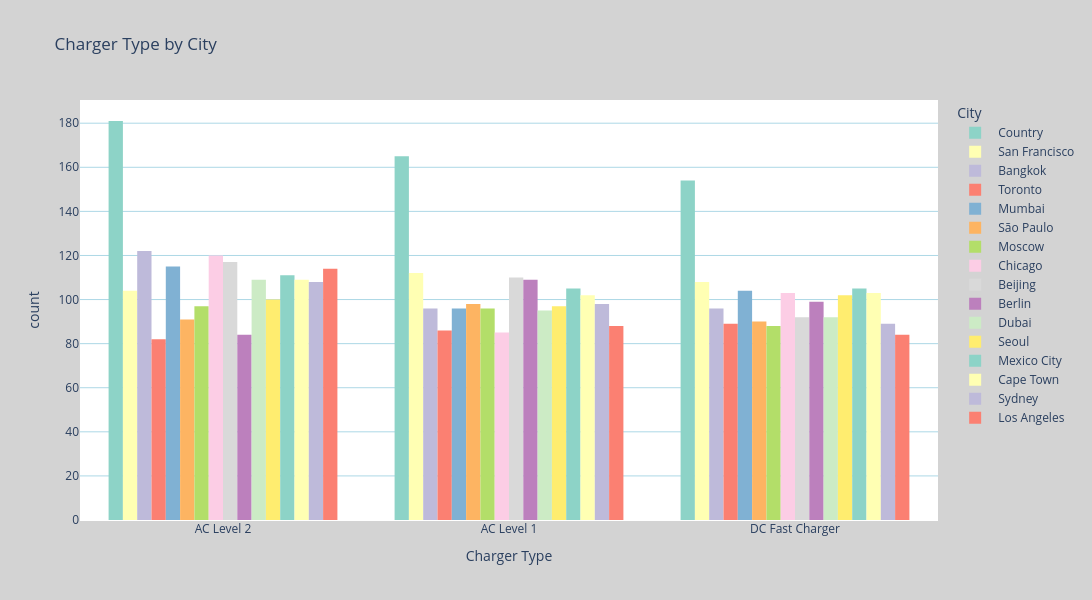

Notebook source saved alongside this figure:
### Code cell
fig = px.histogram(
    df,
    x="Charger Type",
    color="City",
    barmode="group",
    title="Charger Type by City",
    color_discrete_sequence=px.colors.qualitative.Set3
)

# Customize layout + increase graph size
fig.update_layout(
    width=1100,          # width of the graph
    height=600,         # height of the graph (increase here)
    plot_bgcolor="white",
    paper_bgcolor="lightgray",
    xaxis=dict(showgrid=False),
    yaxis=dict(gridcolor="lightblue"),
    bargap=0.2
)

fig.show()

### Figure 1 — Plotly figure (JSON) as saved in the notebook; plotly's stock layout.template omitted (floating-point values rounded to 4 significant figures; data arrays with more than 128 entries replaced by an {"elided": "..."} marker saying what was removed)
{"data": [{"alignmentgroup": "True", "bingroup": "x", "hovertemplate": "City= Country<br>Charger Type=%{x}<br>count=%{y}<extra></extra>", "legendgroup": " Country", "marker": {"color": "rgb(141,211,199)", "pattern": {"shape": ""}}, "name": " Country", "offsetgroup": " Country", "orientation": "v", "showlegend": true, "type": "histogram", "x": {"elided": "500 str values"}, "xaxis": "x", "yaxis": "y"}, {"alignmentgroup": "True", "bingroup": "x", "hovertemplate": "City= San Francisco<br>Charger Type=%{x}<br>count=%{y}<extra></extra>", "legendgroup": " San Francisco", "marker": {"color": "rgb(255,255,179)", "pattern": {"shape": ""}}, "name": " San Francisco", "offsetgroup": " San Francisco", "orientation": "v", "showlegend": true, "type": "histogram", "x": {"elided": "324 str values"}, "xaxis": "x", "yaxis": "y"}, {"alignmentgroup": "True", "bingroup": "x", "hovertemplate": "City= Bangkok<br>Charger Type=%{x}<br>count=%{y}<extra></extra>", "legendgroup": " Bangkok", "marker": {"color": "rgb(190,186,218)", "pattern": {"shape": ""}}, "name": " Bangkok", "offsetgroup": " Bangkok", "orientation": "v", "showlegend": true, "type": "histogram", "x": {"elided": "314 str values"}, "xaxis": "x", "yaxis": "y"}, {"alignmentgroup": "True", "bingroup": "x", "hovertemplate": "City= Toronto<br>Charger Type=%{x}<br>count=%{y}<extra></extra>", "legendgroup": " Toronto", "marker": {"color": "rgb(251,128,114)", "pattern": {"shape": ""}}, "name": " Toronto", "offsetgroup": " Toronto", "orientation": "v", "showlegend": true, "type": "histogram", "x": {"elided": "257 str values"}, "xaxis": "x", "yaxis": "y"}, {"alignmentgroup": "True", "bingroup": "x", "hovertemplate": "City= Mumbai<br>Charger Type=%{x}<br>count=%{y}<extra></extra>", "legendgroup": " Mumbai", "marker": {"color": "rgb(128,177,211)", "pattern": {"shape": ""}}, "name": " Mumbai", "offsetgroup": " Mumbai", "orientation": "v", "showlegend": true, "type": "histogram", "x": {"elided": "315 str values"}, "xaxis": "x", "yaxis": "y"}, {"alignmentgroup": "True", "bingroup": "x", "hovertemplate": "City= São Paulo<br>Charger Type=%{x}<br>count=%{y}<extra></extra>", "legendgroup": " São Paulo", "marker": {"color": "rgb(253,180,98)", "pattern": {"shape": ""}}, "name": " São Paulo", "offsetgroup": " São Paulo", "orientation": "v", "showlegend": true, "type": "histogram", "x": {"elided": "279 str values"}, "xaxis": "x", "yaxis": "y"}, {"alignmentgroup": "True", "bingroup": "x", "hovertemplate": "City= Moscow<br>Charger Type=%{x}<br>count=%{y}<extra></extra>", "legendgroup": " Moscow", "marker": {"color": "rgb(179,222,105)", "pattern": {"shape": ""}}, "name": " Moscow", "offsetgroup": " Moscow", "orientation": "v", "showlegend": true, "type": "histogram", "x": {"elided": "281 str values"}, "xaxis": "x", "yaxis": "y"}, {"alignmentgroup": "True", "bingroup": "x", "hovertemplate": "City= Chicago<br>Charger Type=%{x}<br>count=%{y}<extra></extra>", "legendgroup": " Chicago", "marker": {"color": "rgb(252,205,229)", "pattern": {"shape": ""}}, "name": " Chicago", "offsetgroup": " Chicago", "orientation": "v", "showlegend": true, "type": "histogram", "x": {"elided": "308 str values"}, "xaxis": "x", "yaxis": "y"}, {"alignmentgroup": "True", "bingroup": "x", "hovertemplate": "City= Beijing<br>Charger Type=%{x}<br>count=%{y}<extra></extra>", "legendgroup": " Beijing", "marker": {"color": "rgb(217,217,217)", "pattern": {"shape": ""}}, "name": " Beijing", "offsetgroup": " Beijing", "orientation": "v", "showlegend": true, "type": "histogram", "x": {"elided": "319 str values"}, "xaxis": "x", "yaxis": "y"}, {"alignmentgroup": "True", "bingroup": "x", "hovertemplate": "City= Berlin<br>Charger Type=%{x}<br>count=%{y}<extra></extra>", "legendgroup": " Berlin", "marker": {"color": "rgb(188,128,189)", "pattern": {"shape": ""}}, "name": " Berlin", "offsetgroup": " Berlin", "orientation": "v", "showlegend": true, "type": "histogram", "x": {"elided": "292 str values"}, "xaxis": "x", "yaxis": "y"}, {"alignmentgroup": "True", "bingroup": "x", "hovertemplate": "City= Dubai<br>Charger Type=%{x}<br>count=%{y}<extra></extra>", "legendgroup": " Dubai", "marker": {"color": "rgb(204,235,197)", "pattern": {"shape": ""}}, "name": " Dubai", "offsetgroup": " Dubai", "orientation": "v", "showlegend": true, "type": "histogram", "x": {"elided": "296 str values"}, "xaxis": "x", "yaxis": "y"}, {"alignmentgroup": "True", "bingroup": "x", "hovertemplate": "City= Seoul<br>Charger Type=%{x}<br>count=%{y}<extra></extra>", "legendgroup": " Seoul", "marker": {"color": "rgb(255,237,111)", "pattern": {"shape": ""}}, "name": " Seoul", "offsetgroup": " Seoul", "orientation": "v", "showlegend": true, "type": "histogram", "x": {"elided": "299 str values"}, "xaxis": "x", "yaxis": "y"}, {"alignmentgroup": "True", "bingroup": "x", "hovertemplate": "City= Mexico City<br>Charger Type=%{x}<br>count=%{y}<extra></extra>", "legendgroup": " Mexico City", "marker": {"color": "rgb(141,211,199)", "pattern": {"shape": ""}}, "name": " Mexico City", "offsetgroup": " Mexico City", "orientation": "v", "showlegend": true, "type": "histogram", "x": {"elided": "321 str values"}, "xaxis": "x", "yaxis": "y"}, {"alignmentgroup": "True", "bingroup": "x", "hovertemplate": "City= Cape Town<br>Charger Type=%{x}<br>count=%{y}<extra></extra>", "legendgroup": " Cape Town", "marker": {"color": "rgb(255,255,179)", "pattern": {"shape": ""}}, "name": " Cape Town", "offsetgroup": " Cape Town", "orientation": "v", "showlegend": true, "type": "histogram", "x": {"elided": "314 str values"}, "xaxis": "x", "yaxis": "y"}, {"alignmentgroup": "True", "bingroup": "x", "hovertemplate": "City= Sydney<br>Charger Type=%{x}<br>count=%{y}<extra></extra>", "legendgroup": " Sydney", "marker": {"color": "rgb(190,186,218)", "pattern": {"shape": ""}}, "name": " Sydney", "offsetgroup": " Sydney", "orientation": "v", "showlegend": true, "type": "histogram", "x": {"elided": "295 str values"}, "xaxis": "x", "yaxis": "y"}, {"alignmentgroup": "True", "bingroup": "x", "hovertemplate": "City= Los Angeles<br>Charger Type=%{x}<br>count=%{y}<extra></extra>", "legendgroup": " Los Angeles", "marker": {"color": "rgb(251,128,114)", "pattern": {"shape": ""}}, "name": " Los Angeles", "offsetgroup": " Los Angeles", "orientation": "v", "showlegend": true, "type": "histogram", "x": {"elided": "286 str values"}, "xaxis": "x", "yaxis": "y"}], "layout": {"bargap": 0.2, "barmode": "group", "height": 600, "legend": {"title": {"text": "City"}, "tracegroupgap": 0}, "paper_bgcolor": "lightgray", "plot_bgcolor": "white", "title": {"text": "Charger Type by City"}, "width": 1100, "xaxis": {"anchor": "y", "autorange": true, "domain": [0, 1], "range": [-0.5, 2.5], "showgrid": false, "title": {"text": "Charger Type"}, "type": "category"}, "yaxis": {"anchor": "x", "autorange": true, "domain": [0, 1], "gridcolor": "lightblue", "range": [0, 190.5], "title": {"text": "count"}}}}
